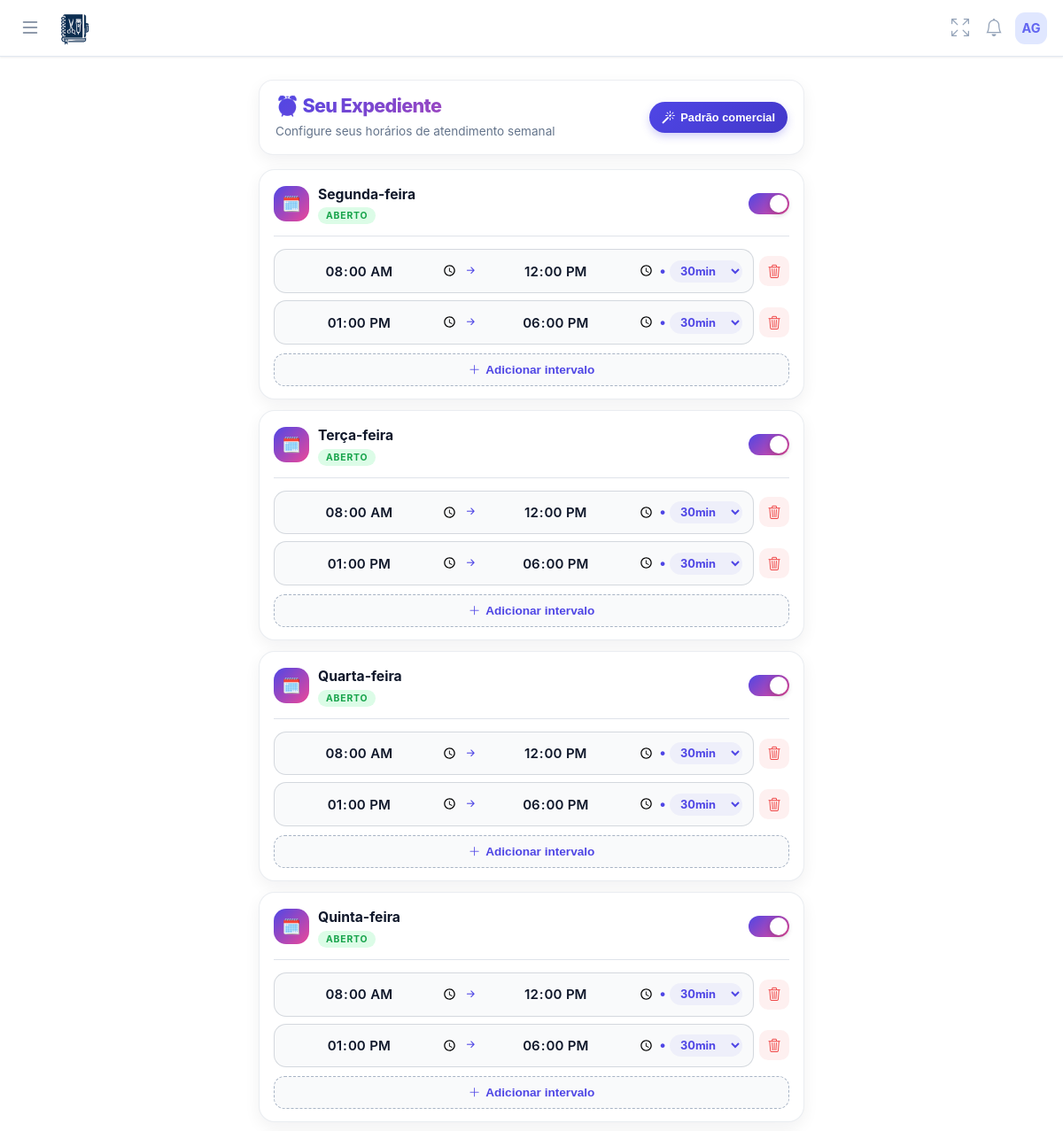
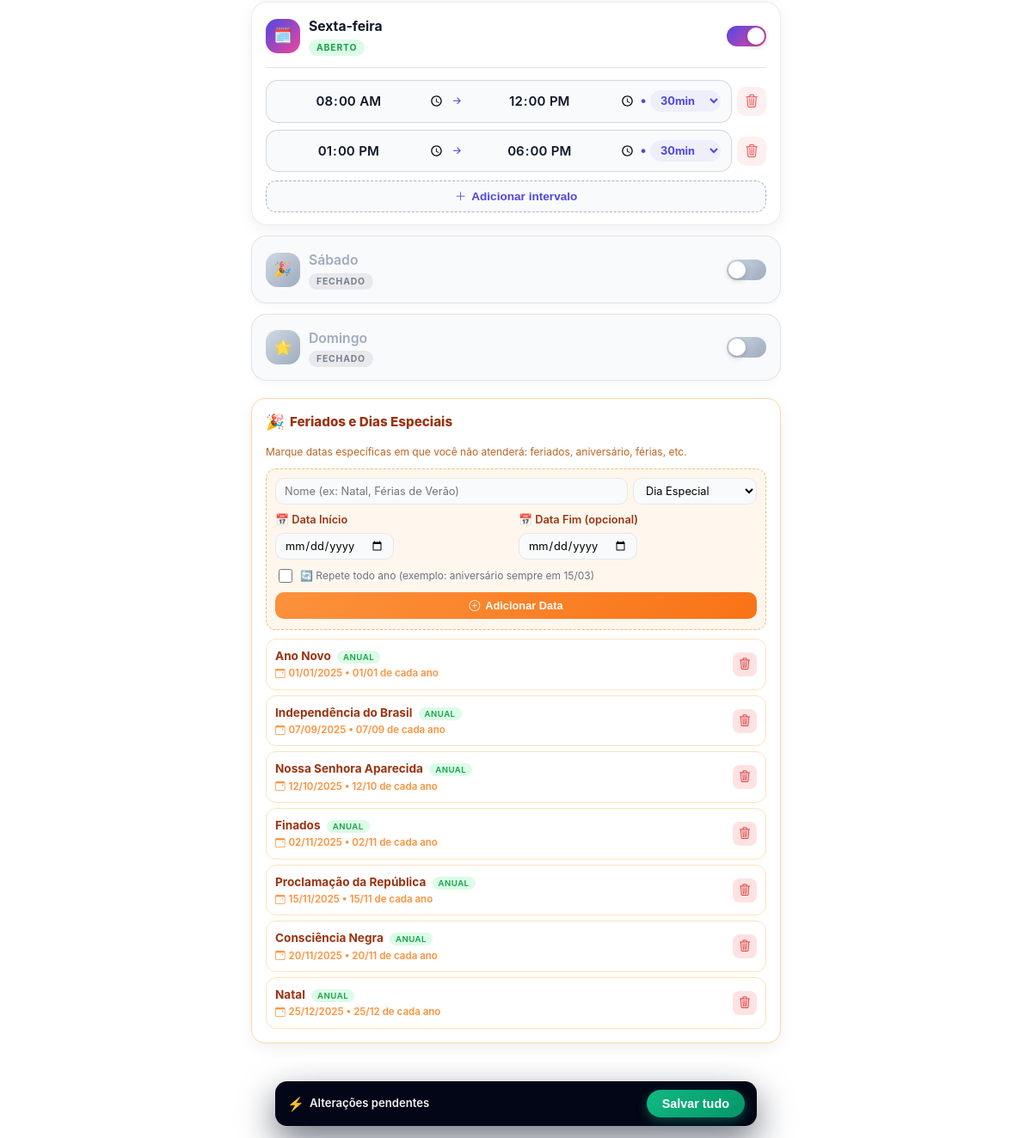
The app's page /pages/horarios/horarios.php (signed in) with its own data (2 pictures, top to bottom).
### tables this page shows
CREATE TABLE usuarios (
        id INTEGER PRIMARY KEY AUTOINCREMENT,
        nome TEXT, email TEXT, telefone TEXT, foto TEXT, biografia TEXT,
        cep TEXT, endereco TEXT, numero TEXT, bairro TEXT, cidade TEXT, estado TEXT,
        criado_em DATETIME DEFAULT CURRENT_TIMESTAMP
    , senha TEXT, estabelecimento TEXT, cor_tema TEXT DEFAULT '#4f46e5', ultimo_login DATETIME, ativo INTEGER DEFAULT 1, data_expiracao DATE, is_vitalicio INTEGER DEFAULT 0, quem_indicou TEXT, valor_mensalidade REAL DEFAULT 19.90, indicado_por TEXT, valor_mensal REAL DEFAULT 19.90, token_recuperacao TEXT, token_validade DATETIME, tipo_estabelecimento TEXT DEFAULT 'Salão de Beleza', instagram TEXT, cpf TEXT, lembrete_email_ativo INTEGER DEFAULT 0, lembrete_email_tempo INTEGER DEFAULT 4, lembrete_email_unidade TEXT DEFAULT 'horas', lembrete_email_cliente INTEGER DEFAULT 1, lembrete_email_confirmar INTEGER DEFAULT 0, lembrete_email_outro TEXT, lembrete_email_copia INTEGER DEFAULT 0, agendamento_min_antecedencia INTEGER DEFAULT 4, agendamento_min_unidade TEXT DEFAULT 'horas', receber_email_diario INTEGER DEFAULT 0);

CREATE TABLE dias_especiais_fechamento (
        id INTEGER PRIMARY KEY AUTOINCREMENT,
        user_id INTEGER NOT NULL,
        data DATE NOT NULL,
        tipo VARCHAR(50) NOT NULL,
        nome VARCHAR(255) NOT NULL,
        recorrente BOOLEAN DEFAULT 0,
        created_at DATETIME DEFAULT CURRENT_TIMESTAMP,
        FOREIGN KEY (user_id) REFERENCES usuarios(id) ON DELETE CASCADE
    );

### pages/horarios/horarios.php (the view, shortened to what this page needs)
<?php
include '../../includes/db.php';
$userId = $_SESSION['user_id'];
$stmt = $pdo->prepare("SELECT * FROM horarios_atendimento WHERE user_id = ? ORDER BY dia_semana ASC, inicio ASC");
$stmt->execute([$userId]);
$registros = $stmt->fetchAll();
$agenda = array_fill(0, 7, []);
foreach ($registros as $reg) {
    $agenda[$reg['dia_semana']][] = [
        'inicio' => $reg['inicio'],
        'fim' => $reg['fim'],
        'intervalo_minutos' => $reg['intervalo_minutos'] ?? 30
    ];
}
$stmt = $pdo->prepare("SELECT * FROM dias_especiais_fechamento WHERE user_id = ? ORDER BY data ASC");
$stmt->execute([$userId]);
$diasEspeciais = $stmt->fetchAll();
$diasSemana = [
    1 => 'Segunda-feira',
    2 => 'Terça-feira',
    3 => 'Quarta-feira',
    4 => 'Quinta-feira',
    5 => 'Sexta-feira',
    6 => 'Sábado',
    0 => 'Domingo'
];
include '../../includes/header.php';
include '../../includes/menu.php';
?>
<div class="main-wrapper">
    <div class="page-header">
        <div class="page-header-top">
            <div class="page-title-wrapper">
                <h2>⏰ Seu Expediente</h2>
                <p>Configure seus horários de atendimento semanal</p>
            </div>
            <button type="button" class="btn-auto-fill" onclick="confirmarHorarioComercial()">
                <i class="bi bi-magic"></i> Padrão comercial
            </button>
        </div>
    </div>
    <form method="POST" id="formHorarios">
        <?php
        $iconesDias = [
            1 => '🗓️',
            2 => '🗓️',
            3 => '🗓️',
            4 => '🗓️',
            5 => '🗓️',
            6 => '🎉',
            0 => '🌟'
        ];
        foreach ($diasSemana as $diaIndex => $diaNome):
            $temHorarios = count($agenda[$diaIndex]) > 0;
            $cardClass   = $temHorarios ? '' : 'closed';
            $icone = $iconesDias[$diaIndex];
        ?>
            <div class="day-card <?php echo $cardClass; ?>" id="card-<?php echo $diaIndex; ?>">
                <div class="day-header">
                    <div class="day-info" onclick="triggerToggle(<?php echo $diaIndex; ?>)">
                        <div class="day-icon"><?php echo $icone; ?></div>
                        <div>
                            <div class="day-title"><?php echo $diaNome; ?></div>
                            <span id="badge-<?php echo $diaIndex; ?>" class="status-badge <?php echo $temHorarios ? 'status-open' : 'status-closed'; ?>">
                                <?php echo $temHorarios ? 'Aberto' : 'Fechado'; ?>
                            </span>
                        </div>
                    </div>
                    <label class="switch">
                        <span class="slider"></span>
                    </label>
                </div>
                <div class="day-body" id="body-<?php echo $diaIndex; ?>" style="<?php echo $temHorarios ? '' : 'display:none;'; ?>">
                    <div class="slots-list" id="slots-<?php echo $diaIndex; ?>">
                        <?php foreach ($agenda[$diaIndex] as $i => $horario): ?>
                            <div class="time-slot-row">
                                <div class="time-capsule">
                                    <input type="time" name="horarios[<?php echo $diaIndex; ?>][<?php echo $i; ?>][inicio]"
                                           class="time-input" value="<?php echo $horario['inicio']; ?>" required>
                                    <span class="time-separator"><i class="bi bi-arrow-right-short"></i></span>
                                    <input type="time" name="horarios[<?php echo $diaIndex; ?>][<?php echo $i; ?>][fim]"
                                           class="time-input" value="<?php echo $horario['fim']; ?>" required>
                                    <span class="time-separator">•</span>
                                    <select name="horarios[<?php echo $diaIndex; ?>][<?php echo $i; ?>][intervalo]" class="interval-select" title="Intervalo entre horários">
                                        <option value="30" <?php echo ($horario['intervalo_minutos'] == 30) ? 'selected' : ''; ?>>30min</option>
                                    </select>
                                </div>
                                <button type="button" class="btn-remove" onclick="removerSlot(this)" title="Remover intervalo">
                                    <i class="bi bi-trash3"></i>
                                </button>
                            </div>
                        <?php endforeach; ?>
                    </div>
                    <button type="button" class="btn-add" onclick="adicionarSlot(<?php echo $diaIndex; ?>)">
                        <i class="bi bi-plus-lg"></i> Adicionar intervalo
                    </button>
                </div>
            </div>
        <?php endforeach; ?>
    </form>
    <div class="special-days-section">
        <div class="special-days-header">
            <h3>
                <span class="icon">🎉</span>
                Feriados e Dias Especiais
            </h3>
        </div>
        <p class="special-days-description">
            Marque datas específicas em que você não atenderá: feriados, aniversário, férias, etc.
        </p>
        <div class="add-special-day-form">
            <div class="form-row">
                <input type="text"
                       id="special-name"
                       class="form-input"
                       placeholder="Nome (ex: Natal, Férias de Verão)"
                       maxlength="100"
                       required>
                <select id="special-type" class="form-select">
                    <option value="data_especial">Dia Especial</option>
                </select>
            </div>
            <div class="form-row">
                <div style="flex: 1;">
                    <label style="display: block; font-size: 0.8rem; color: #9a3412; margin-bottom: 6px; font-weight: 600;">
                        📅 Data Início
                    </label>
                    <input type="date"
                           id="special-date-inicio"
                           class="form-input"
                           min="<?php echo date('Y-m-d'); ?>"
                           onchange="toggleRangeMode()"
                           required>
                </div>
                <div style="flex: 1;">
                    <label style="display: block; font-size: 0.8rem; color: #9a3412; margin-bottom: 6px; font-weight: 600;">
                        📅 Data Fim (opcional)
                    </label>
                    <input type="date"
                           id="special-date-fim"
                           class="form-input"
                           min="<?php echo date('Y-m-d'); ?>"
                           placeholder="Deixe vazio para 1 dia">
                </div>
            </div>
            <div class="checkbox-row" id="recorrente-checkbox">
                <input type="checkbox" id="special-recorrente">
                <label for="special-recorrente">
                    🔄 Repete todo ano (exemplo: aniversário sempre em 15/03)
                </label>
            </div>
            <button type="button" class="btn-add-special" onclick="adicionarDiaEspecial()">
                <i class="bi bi-plus-circle"></i>
                <span id="btn-add-text">Adicionar Data</span>
            </button>
        </div>
        <div class="special-days-list" id="special-days-list">
            <?php if (empty($diasEspeciais)): ?>
                <div class="empty-state">
                    <i class="bi bi-calendar-x" style="font-size: 2rem; display: block; margin-bottom: 8px;"></i>
                    Nenhum dia especial cadastrado
                </div>
            <?php else: ?>
                <?php foreach ($diasEspeciais as $dia): ?>
                    <div class="special-day-item" data-id="<?php echo $dia['id']; ?>">
                        <div class="special-day-info">
                            <div class="special-day-name">
                                <?php echo htmlspecialchars($dia['nome']); ?>
                                <?php if ($dia['recorrente']): ?>
                                    <span class="special-day-badge badge-recorrente">Anual</span>
                                <?php else: ?>
                                    <span class="special-day-badge badge-unico">Único</span>
                                <?php endif; ?>
                            </div>
                            <div class="special-day-date">
                                <i class="bi bi-calendar-event"></i>
                                <?php
                                    $dataObj = new DateTime($dia['data']);
                                    echo $dataObj->format('d/m/Y');
                                    if ($dia['recorrente']) {
                                        echo ' • ' . $dataObj->format('d/m') . ' de cada ano';
                                    }
                                ?>
                            </div>
                        </div>
                        <button type="button"
                                class="btn-remove-special"
                                onclick="removerDiaEspecial(<?php echo $dia['id']; ?>)"
                                title="Remover">
                            <i class="bi bi-trash3"></i>
                        </button>
                    </div>
                <?php endforeach; ?>
            <?php endif; ?>
        </div>
    </div>
</div>
<div class="sticky-save-bar">
    <span class="save-text">Alterações pendentes</span>
    <button type="submit" form="formHorarios" class="btn-save-action">
        Salvar tudo
    </button>
</div>
<?php
include '../../includes/footer.php';
?>

### includes/header.php (shortened to what this page needs)
<!DOCTYPE html>
<html lang="pt-br">
<head>
    <link rel="stylesheet" href="https://cdn.jsdelivr.net/npm/bootstrap-icons@1.11.3/font/bootstrap-icons.min.css">
</head>
<body>

### includes/menu.php (shortened to what this page needs)
<?php
$isProd = isset($_SERVER['HTTP_HOST']) && $_SERVER['HTTP_HOST'] === 'salao.develoi.com';
$iniciais  = 'V';
if (isset($pdo) && isset($_SESSION['user_id'])) {
    $stmtUser = $pdo->prepare("SELECT nome, email FROM usuarios WHERE id = ? LIMIT 1");
    $stmtUser->execute([$_SESSION['user_id']]);
    $dadoUsuario = $stmtUser->fetch(PDO::FETCH_ASSOC);
    if ($dadoUsuario && !empty($dadoUsuario['nome'])) {
        $userName = $dadoUsuario['nome'];
        $partesNome = explode(' ', trim($userName));
        $primeiraLetra = mb_substr($partesNome[0], 0, 1);
        $ultimaLetra   = '';
        if (count($partesNome) > 1) {
            $ultimoNome  = end($partesNome);
            $ultimaLetra = mb_substr($ultimoNome, 0, 1);
        }
        $iniciais = strtoupper($primeiraLetra . $ultimaLetra);
    }
}
?>
<link rel="stylesheet" href="https://cdn.jsdelivr.net/npm/bootstrap-icons@1.11.3/font/bootstrap-icons.min.css">
<nav class="app-navbar">
    <div style="display:flex; align-items:center; gap:12px;">
        <button class="menu-btn" id="openMenuBtn" type="button">
            <i class="bi bi-list"></i>
        </button>
        <?php
        if ($isProd) {
            $logoUrl = 'https://salao.develoi.com/img/logo-azul.png';
            $dashboardUrl = '/dashboard';
        } else {
            $host = $_SERVER['HTTP_HOST'];
            $logoUrl = "http://{$host}/karen_site/controle-salao/img/logo-azul.png";
            $dashboardUrl = '/karen_site/controle-salao/pages/dashboard.php';
        }
        ?>
        <a href="<?php echo $dashboardUrl; ?>" class="brand-logo">
            <img src="<?php echo $logoUrl; ?>"
                 alt="Logo Salão Develoi"
                 style="height:38px; width:auto; display:inline-block; vertical-align:middle;">
        </a>
    </div>
    <div style="display:flex; align-items:center; gap:10px;">
        <button class="icon-btn" id="fullscreenBtn" type="button" aria-label="Tela cheia">
            <i class="bi bi-arrows-fullscreen" id="fullscreenIcon"></i>
        </button>
        <div style="position:relative;">
            <button class="icon-btn" id="notificBtn" type="button" aria-label="Notificações" style="position:relative;">
                <i class="bi bi-bell"></i>
            </button>
        </div>
        <div style="position:relative;">
            <div class="navbar-avatar" id="userAvatarBtn">
                <?php echo $iniciais; ?>
            </div>
        </div>
    </div>
</nav>

### includes/footer.php (shortened to what this page needs)
</body>
</html>

### includes/header.php (style rules this page uses)
:root { --primary: #6366f1; --primary-hover: #4f46e5; --bg-body: #f1f5f9; --text-dark: #1e293b; --text-gray: #64748b; --white: #ffffff; --danger: #ef4444; --success: #22c55e; --radius: 16px; --shadow: 0 4px 6px -1px rgba(0, 0, 0, 0.05), 0 2px 4px -1px rgba(0, 0, 0, 0.03); }
body { margin: 0; padding: 0; font-family: 'Inter', sans-serif; background-color: var(--bg-body); color: var(--text-dark); -webkit-font-smoothing: antialiased; }

### includes/menu.php (style rules this page uses)
:root { --primary: #6366f1; --primary-dark: #4f46e5; --sidebar-bg: #0f172a; --sidebar-width: 280px; --text-sidebar: #cbd5e1; --bg-body: #f3f4f6; }
body { margin: 0; font-family: 'Plus Jakarta Sans', sans-serif; background-color: var(--bg-body); padding-top: 70px; }
.app-navbar { background: rgba(255, 255, 255, 0.94); backdrop-filter: blur(10px); height: 64px; position: fixed; top: 0; left: 0; width: 100%; display: flex; align-items: center; justify-content: space-between; padding: 0 18px; box-shadow: 0 1px 2px rgba(15, 23, 42, 0.08); z-index: 1000; box-sizing: border-box; border-bottom: 1px solid #e2e8f0; }
.brand-logo { font-weight: 700; font-size: 1.12rem; color: #1e293b; display: flex; align-items: center; gap: 10px; text-decoration: none; letter-spacing: -0.4px; }
.menu-btn { background: none; border: none; font-size: 1.5rem; color: #64748b; cursor: pointer; display: flex; align-items: center; justify-content: center; padding: 4px; }
.icon-btn { background: none; border: none; padding: 4px; cursor: pointer; display: flex; align-items: center; justify-content: center; border-radius: 999px; transition: 0.2s; }
.icon-btn i { font-size: 1.25rem; color: #94a3b8; }
.navbar-avatar { width: 36px; height: 36px; background: #e0e7ff; color: var(--primary); border-radius: 11px; display: flex; align-items: center; justify-content: center; font-weight: 700; font-size: 0.9rem; cursor: pointer; transition: 0.2s; }

### records on screen
usuarios: nome "AG"
dias_especiais_fechamento: nome "Ano Novo", recorrente "ANUAL", data "01/01/2025", data "01/01"
dias_especiais_fechamento: nome "Independência do Brasil", recorrente "ANUAL", data "07/09/2025", data "07/09"
dias_especiais_fechamento: nome "Nossa Senhora Aparecida", recorrente "ANUAL", data "12/10/2025", data "12/10"
dias_especiais_fechamento: nome "Finados", recorrente "ANUAL", data "02/11/2025", data "02/11"
dias_especiais_fechamento: nome "Proclamação da República", recorrente "ANUAL", data "15/11/2025", data "15/11"
dias_especiais_fechamento: nome "Consciência Negra", recorrente "ANUAL", data "20/11/2025", data "20/11"
dias_especiais_fechamento: nome "Natal", recorrente "ANUAL", data "25/12/2025", data "25/12"

### other values on screen
$icone "🗓️"
$diaNome "Segunda-feira"
$diaNome "Terça-feira"
$diaNome "Quarta-feira"
$diaNome "Quinta-feira"
$diaNome "Sexta-feira"
$icone "🎉"
$diaNome "Sábado"
$icone "🌟"
$diaNome "Domingo"
